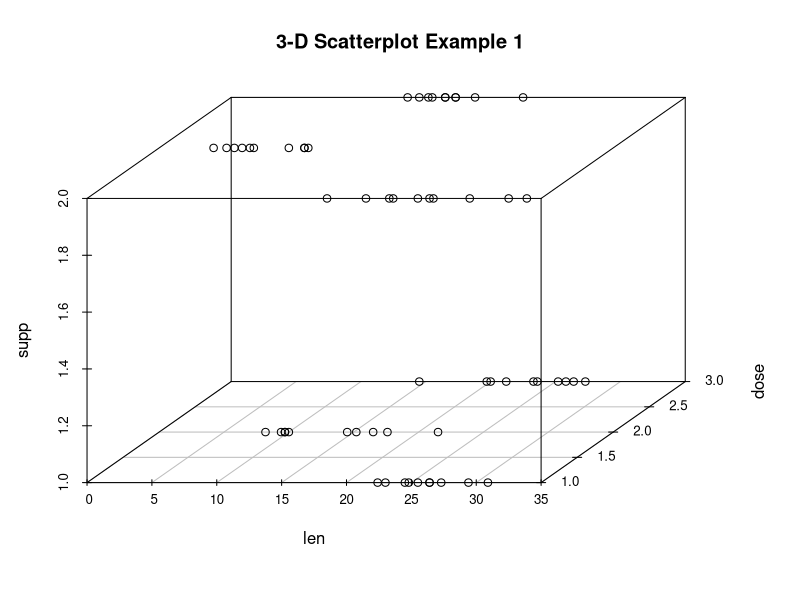
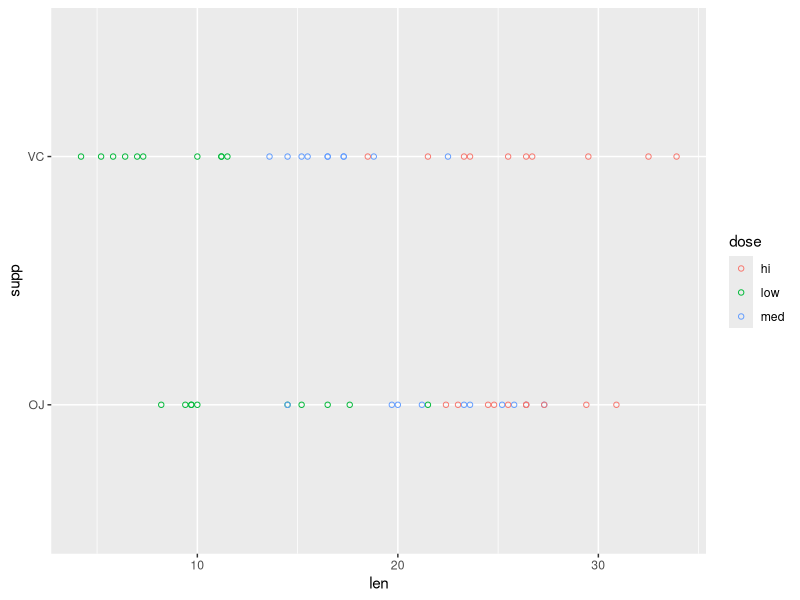

Source code (R) for these figures, in order:
library(datasets)
data(ToothGrowth)
data <- ToothGrowth
names(data)
sum(is.na(data))
dim(data)
data$dose <- ifelse(data$dose == .5, "low", ifelse(data$dose == 1, "med", "hi"))
for(i in 1:3){if(i!=1) {data[,i] <- as.factor(data[,i])} else {data[,i] <- as.numeric(data[,i])}}
str(data)

attach(data)
library(Hmisc)
mytable <- table(supp, dose, cut2(len, g = 4))
ftable(mytable, dnn = c("Supplement type", "Dose in milligrams", "Tooth length"))


m = ftable(supp, dose, cut2(len, g = 4), row.vars=1:2) # 3-way table of group means
names(attr(m, "row.vars")) = c("Supplement Type","Dose") # Add names for the row variables
names(attr(m, "col.vars")) = "Tooth Length" # ...and the column variable
write.ftable(m, file="", digits=3, quote=FALSE) # Pretty-print the table to a file


library(scatterplot3d)
with(data, {scatterplot3d(len, dose, supp, main = "3-D Scatterplot Example 1")})

library(ggplot2)
ggplot(data, aes(x = len, y = supp, color = dose)) + geom_point(shape = 1)

tapply(len, list(dose), mean)

tapply(len, list(supp), mean)

tapply(len, list(supp, dose), mean)

twoway = aov(len~supp * dose, data=data)
summary(twoway)
twoway = aov(len~supp + dose, data=data)
summary(twoway)
